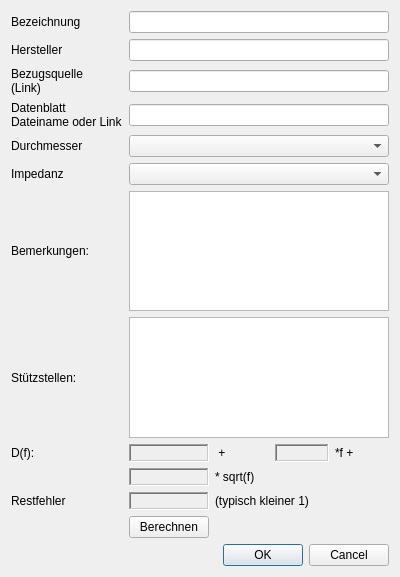
<?xml version="1.0" encoding="UTF-8"?>
<ui version="4.0">
 <class>CableDialog</class>
 <widget class="QDialog" name="CableDialog">
  <property name="geometry">
   <rect>
    <x>0</x>
    <y>0</y>
    <width>400</width>
    <height>577</height>
   </rect>
  </property>
  <property name="windowTitle">
   <string>Kabel anlegen oder ändern</string>
  </property>
  <layout class="QGridLayout" name="gridLayout">
   <item row="10" column="2" colspan="3">
    <widget class="QLabel" name="label_11">
     <property name="text">
      <string>(typisch kleiner 1)</string>
     </property>
    </widget>
   </item>
   <item row="2" column="0">
    <widget class="QLabel" name="label_3">
     <property name="text">
      <string>Bezugsquelle
(Link)</string>
     </property>
    </widget>
   </item>
   <item row="6" column="0">
    <widget class="QLabel" name="label_4">
     <property name="text">
      <string>Bemerkungen:</string>
     </property>
    </widget>
   </item>
   <item row="10" column="0">
    <widget class="QLabel" name="label_7">
     <property name="text">
      <string>Restfehler</string>
     </property>
    </widget>
   </item>
   <item row="2" column="1" colspan="4">
    <widget class="QLineEdit" name="lineEditDealer"/>
   </item>
   <item row="10" column="1">
    <widget class="QLabel" name="labelQuality">
     <property name="frameShape">
      <enum>QFrame::WinPanel</enum>
     </property>
     <property name="frameShadow">
      <enum>QFrame::Sunken</enum>
     </property>
     <property name="text">
      <string/>
     </property>
    </widget>
   </item>
   <item row="8" column="2">
    <widget class="QLabel" name="label_9">
     <property name="text">
      <string> +</string>
     </property>
    </widget>
   </item>
   <item row="0" column="1" colspan="4">
    <widget class="QLineEdit" name="lineEditName"/>
   </item>
   <item row="1" column="0">
    <widget class="QLabel" name="label_2">
     <property name="text">
      <string>Hersteller</string>
     </property>
    </widget>
   </item>
   <item row="5" column="1" colspan="4">
    <widget class="QComboBox" name="comboBoxImpedance"/>
   </item>
   <item row="9" column="2" colspan="2">
    <widget class="QLabel" name="label_10">
     <property name="text">
      <string>* sqrt(f)</string>
     </property>
    </widget>
   </item>
   <item row="7" column="1" colspan="4">
    <widget class="QTableView" name="tableView"/>
   </item>
   <item row="8" column="1">
    <widget class="QLabel" name="labelK1">
     <property name="frameShape">
      <enum>QFrame::WinPanel</enum>
     </property>
     <property name="frameShadow">
      <enum>QFrame::Sunken</enum>
     </property>
     <property name="text">
      <string/>
     </property>
    </widget>
   </item>
   <item row="6" column="1" colspan="4">
    <widget class="QTextEdit" name="textEditRemarks"/>
   </item>
   <item row="9" column="1">
    <widget class="QLabel" name="labelK3">
     <property name="frameShape">
      <enum>QFrame::WinPanel</enum>
     </property>
     <property name="frameShadow">
      <enum>QFrame::Sunken</enum>
     </property>
     <property name="text">
      <string/>
     </property>
    </widget>
   </item>
   <item row="8" column="3">
    <widget class="QLabel" name="labelK2">
     <property name="frameShape">
      <enum>QFrame::WinPanel</enum>
     </property>
     <property name="frameShadow">
      <enum>QFrame::Sunken</enum>
     </property>
     <property name="text">
      <string/>
     </property>
    </widget>
   </item>
   <item row="4" column="1" colspan="4">
    <widget class="QComboBox" name="comboBoxDiameter"/>
   </item>
   <item row="8" column="0">
    <widget class="QLabel" name="label_6">
     <property name="text">
      <string>D(f):</string>
     </property>
    </widget>
   </item>
   <item row="1" column="1" colspan="4">
    <widget class="QLineEdit" name="lineEditManufacturer"/>
   </item>
   <item row="5" column="0">
    <widget class="QLabel" name="label_13">
     <property name="text">
      <string>Impedanz</string>
     </property>
    </widget>
   </item>
   <item row="8" column="4">
    <widget class="QLabel" name="label_8">
     <property name="text">
      <string>*f +</string>
     </property>
    </widget>
   </item>
   <item row="11" column="1">
    <widget class="QPushButton" name="calcButton">
     <property name="text">
      <string>Berechnen</string>
     </property>
    </widget>
   </item>
   <item row="12" column="0" colspan="5">
    <widget class="QDialogButtonBox" name="buttonBox">
     <property name="orientation">
      <enum>Qt::Horizontal</enum>
     </property>
     <property name="standardButtons">
      <set>QDialogButtonBox::Cancel|QDialogButtonBox::Ok</set>
     </property>
    </widget>
   </item>
   <item row="7" column="0">
    <widget class="QLabel" name="label_5">
     <property name="text">
      <string>Stützstellen:</string>
     </property>
    </widget>
   </item>
   <item row="4" column="0">
    <widget class="QLabel" name="label_12">
     <property name="text">
      <string>Durchmesser</string>
     </property>
    </widget>
   </item>
   <item row="0" column="0">
    <widget class="QLabel" name="label">
     <property name="text">
      <string>Bezeichnung</string>
     </property>
    </widget>
   </item>
   <item row="3" column="1" colspan="4">
    <widget class="QLineEdit" name="lineEditDataSheet"/>
   </item>
   <item row="3" column="0">
    <widget class="QLabel" name="label_14">
     <property name="text">
      <string>Datenblatt
Dateiname oder Link</string>
     </property>
    </widget>
   </item>
  </layout>
 </widget>
 <resources/>
 <connections>
  <connection>
   <sender>buttonBox</sender>
   <signal>accepted()</signal>
   <receiver>CableDialog</receiver>
   <slot>accept()</slot>
   <hints>
    <hint type="sourcelabel">
     <x>248</x>
     <y>254</y>
    </hint>
    <hint type="destinationlabel">
     <x>157</x>
     <y>274</y>
    </hint>
   </hints>
  </connection>
  <connection>
   <sender>buttonBox</sender>
   <signal>rejected()</signal>
   <receiver>CableDialog</receiver>
   <slot>reject()</slot>
   <hints>
    <hint type="sourcelabel">
     <x>316</x>
     <y>260</y>
    </hint>
    <hint type="destinationlabel">
     <x>286</x>
     <y>274</y>
    </hint>
   </hints>
  </connection>
 </connections>
</ui>
